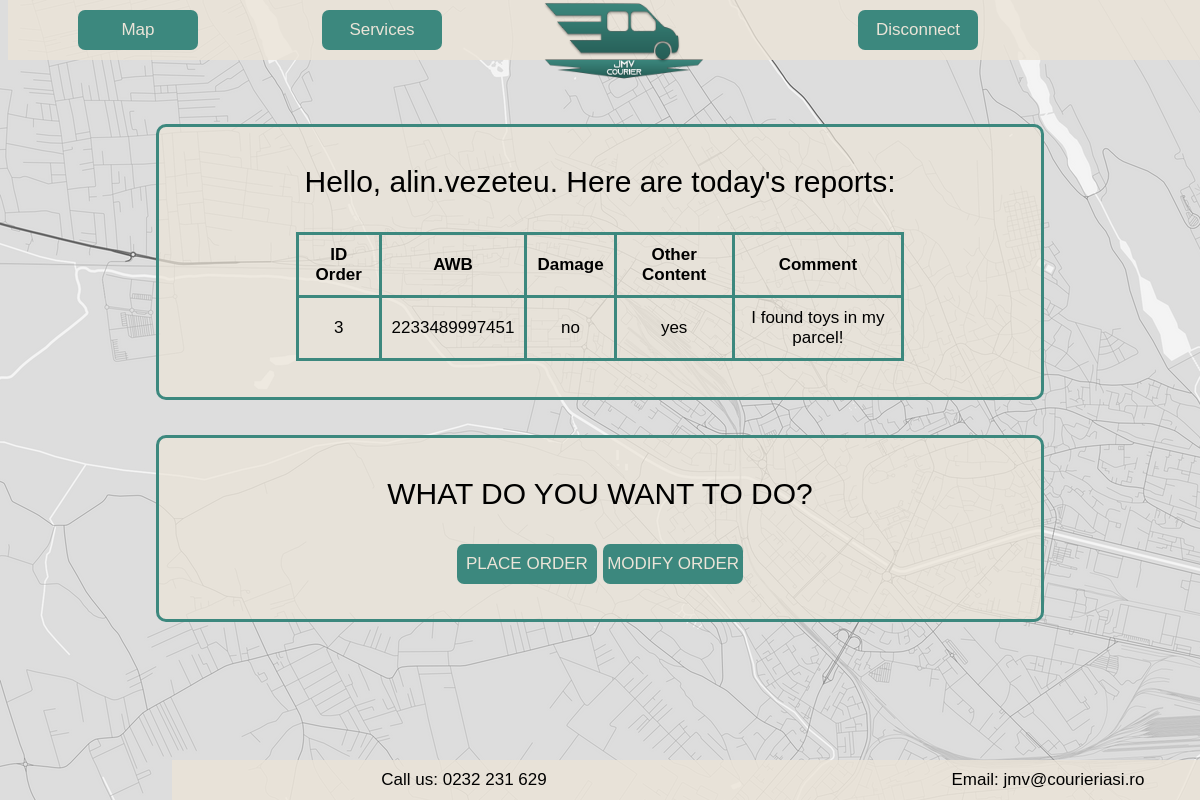
The app's page /operator/index.php (signed in) with its own data.
### tables this page shows
CREATE TABLE `reports` (
  `id_order` int(255) NOT NULL,
  `damage` varchar(5) NOT NULL,
  `other_content` varchar(5) NOT NULL,
  `comment` varchar(100) NOT NULL
);

CREATE TABLE `orders` (
  `id` int(11) NOT NULL,
  `name` varchar(50) NOT NULL,
  `phone_number` varchar(30) NOT NULL,
  `address` varchar(100) NOT NULL,
  `weight` varchar(30) NOT NULL,
  `content` varchar(100) NOT NULL,
  `standard/express` varchar(10) NOT NULL,
  `cash/account_reimbursement` varchar(25) NOT NULL,
  `amount` float DEFAULT NULL,
  `area` varchar(20) NOT NULL,
  `status` varchar(10) NOT NULL,
  `delivery_date` date NOT NULL,
  `delivery_hour` varchar(15) NOT NULL,
  `AWB` varchar(50) NOT NULL,
  `id_client` int(255) DEFAULT NULL
);

### Database/display_operator_reports.php (the view)
<?php
require_once("../Database/server.php");
function display_operator_reports($username)
{
    global $mysql;
    $query = "select id_order, awb, damage, other_content, comment from reports join orders where id=id_order";
    if ($stmt = $mysql->prepare($query)) {
        $stmt->execute();
        $stmt->bind_result($id_order,$AWB, $damage, $other_content, $comment);
    }
    echo
        '<tr>
            <th style = "padding:10px">ID Order</th>
            <th style = "padding:10px">AWB</th>
            <th style = "padding:10px">Damage</th>
            <th style = "padding:10px">Other Content</th>
            <th style = "padding:10px">Comment</th>
        </tr>';
    while ($stmt->fetch()) {
        echo '<tr>';
            echo '<td style = "padding:10px">' . $id_order . '</td>';
            echo '<td style = "padding:10px">' . $AWB . '</td>';
            echo '<td style = "padding:10px">' . $damage . '</td>';
            echo '<td style = "padding:10px">' . $other_content . '</td>';
            echo '<td style = "padding:10px">' . $comment . '</td>';
            echo '</tr>';
    }
}

### public/style.css (style rules this page uses)
body { background-image: url('../resources/Background.png'); background-repeat: no-repeat; background-attachment: fixed; margin-bottom: 50px; margin-top: 100px; }
td, th { text-align: center; padding: 1%; border-radius: 10px; border-color:#3c887e; border-style: solid; }
::placeholder { color:rgba(235, 228, 216, 0.7); }

### records on screen
reports: id_order "3", id_order.AWB "2233489997451", damage "no", other_content "yes", comment "I found toys in my parcel!"

### other values on screen
$_SESSION['username'] "alin.vezeteu"
